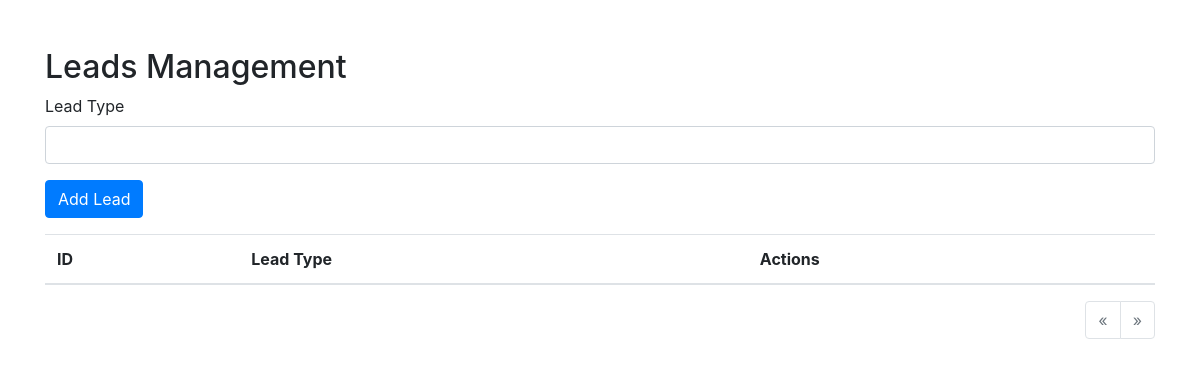
Page /master_file/create_lead.php on the earlier database version.
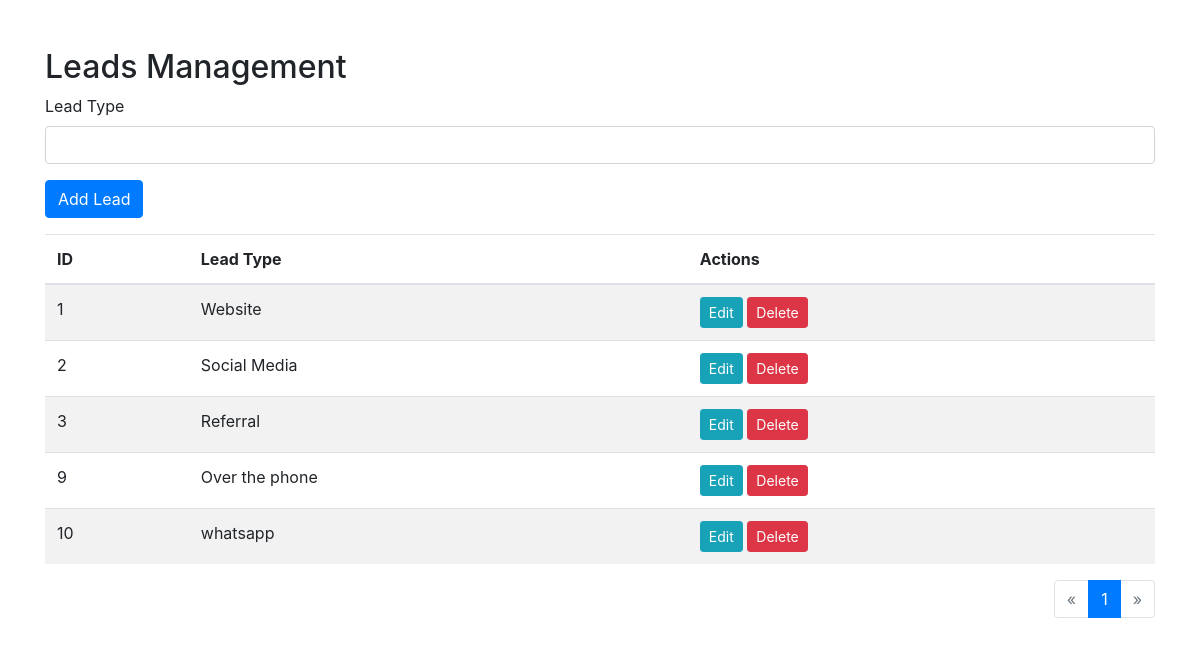
Same page on the later database version.
### tables this page shows
CREATE TABLE `leads_table` (
  `id` int(11) NOT NULL,
  `lead_type` varchar(100) DEFAULT NULL,
  `created_at` timestamp NOT NULL DEFAULT current_timestamp()
);

### master_file/create_lead.php (the view, shortened to what this page needs)
<?php
include("../database/connection.php");
$results_per_page = 5;
$page = isset($_GET['page']) ? (int)$_GET['page'] : 1;
$start = ($page - 1) * $results_per_page;
$sql = "SELECT * FROM leads_table LIMIT $start, $results_per_page";
$result = $conn->query($sql);
$sql_total = "SELECT COUNT(*) as total FROM leads_table";
$result_total = $conn->query($sql_total);
$total_rows = $result_total->fetch_assoc()['total'];
$total_pages = ceil($total_rows / $results_per_page);
?>
<!DOCTYPE html>
<html lang="en">
<head>
    <link href="https://stackpath.bootstrapcdn.com/bootstrap/4.5.2/css/bootstrap.min.css" rel="stylesheet">
</head>
<body>
<div class="container mt-5">
    <h2>Leads Management</h2>
    <form action="" method="post" class="mb-3">
        <div class="form-group">
            <label for="lead_type">Lead Type</label>
            <input type="text" class="form-control" id="lead_type" name="lead_type" required>
        </div>
        <button type="submit" name="add_lead" class="btn btn-primary">Add Lead</button>
    </form>
    <table class="table table-striped">
        <thead>
            <tr>
                <th>ID</th>
                <th>Lead Type</th>
                <th>Actions</th>
            </tr>
        </thead>
        <tbody>
            <?php while ($row = $result->fetch_assoc()): ?>
                <tr>
                    <td><?php echo $row['id']; ?></td>
                    <td><?php echo htmlspecialchars($row['lead_type']); ?></td>
                    <td>
                        <button class="btn btn-info btn-sm" data-toggle="modal" data-target="#editModal" data-id="<?php echo $row['id']; ?>" data-lead_type="<?php echo htmlspecialchars($row['lead_type']); ?>">Edit</button>
                        <form action="" method="post" class="d-inline">
                            <button type="submit" name="delete_lead" class="btn btn-danger btn-sm">Delete</button>
                        </form>
                    </td>
                </tr>
            <?php endwhile; ?>
        </tbody>
    </table>
    <nav aria-label="Page navigation">
        <ul class="pagination justify-content-end">
            <li class="page-item <?php if ($page <= 1) echo 'disabled'; ?>">
                <a class="page-link" href="?page=<?php echo $page - 1; ?>" aria-label="Previous">
                    <span aria-hidden="true">&laquo;</span>
                </a>
            </li>
            <?php for ($i = 1; $i <= $total_pages; $i++): ?>
                <li class="page-item <?php if ($i == $page) echo 'active'; ?>">
                    <a class="page-link" href="?page=<?php echo $i; ?>"><?php echo $i; ?></a>
                </li>
            <?php endfor; ?>
            <li class="page-item <?php if ($page >= $total_pages) echo 'disabled'; ?>">
                <a class="page-link" href="?page=<?php echo $page + 1; ?>" aria-label="Next">
                    <span aria-hidden="true">&raquo;</span>
                </a>
            </li>
        </ul>
    </nav>
</div>
</body>
</html>

Differences in the rows shown:
added leads_table: id "1", lead_type "Website"
added leads_table: id "2", lead_type "Social Media"
added leads_table: id "3", lead_type "Referral"
added leads_table: id "9", lead_type "Over the phone"
added leads_table: id "10", lead_type "whatsapp"
Other differences:
new list line: "1"
